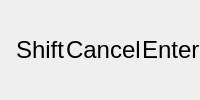
             <widget class="QWidget" name="legendOSK" native="true">
              <layout class="QHBoxLayout" name="horizontalLayout_2" stretch="70,525,25,12,22,41,25,12,22,41,25,12,47,37,29,12,69,37,29,12,56,8">
               <property name="spacing">
                <number>0</number>
               </property>
               <property name="leftMargin">
                <number>2</number>
               </property>
               <property name="topMargin">
                <number>0</number>
               </property>
               <property name="rightMargin">
                <number>0</number>
               </property>
               <property name="bottomMargin">
                <number>0</number>
               </property>
               <item>
                <widget class="QWidget" name="icon_controller" native="true">
                 <property name="styleSheet">
                  <string notr="true"/>
                 </property>
                </widget>
               </item>
               <item>
                <spacer name="horizontalSpacer_5">
                 <property name="orientation">
                  <enum>Qt::Horizontal</enum>
                 </property>
                 <property name="sizeHint" stdset="0">
                  <size>
                   <width>0</width>
                   <height>20</height>
                  </size>
                 </property>
                </spacer>
               </item>
               <item>
                <widget class="QWidget" name="button_L" native="true"/>
               </item>
               <item>
                <spacer name="horizontalSpacer_14">
                 <property name="orientation">
                  <enum>Qt::Horizontal</enum>
                 </property>
                 <property name="sizeHint" stdset="0">
                  <size>
                   <width>0</width>
                   <height>20</height>
                  </size>
                 </property>
                </spacer>
               </item>
               <item>
                <widget class="QWidget" name="arrow_left" native="true"/>
               </item>
               <item>
                <spacer name="horizontalSpacer_13">
                 <property name="orientation">
                  <enum>Qt::Horizontal</enum>
                 </property>
                 <property name="sizeHint" stdset="0">
                  <size>
                   <width>0</width>
                   <height>20</height>
                  </size>
                 </property>
                </spacer>
               </item>
               <item>
                <widget class="QWidget" name="button_R" native="true"/>
               </item>
               <item>
                <spacer name="horizontalSpacer_12">
                 <property name="orientation">
                  <enum>Qt::Horizontal</enum>
                 </property>
                 <property name="sizeHint" stdset="0">
                  <size>
                   <width>0</width>
                   <height>20</height>
                  </size>
                 </property>
                </spacer>
               </item>
               <item>
                <widget class="QWidget" name="arrow_right" native="true"/>
               </item>
               <item>
                <spacer name="horizontalSpacer_11">
                 <property name="orientation">
                  <enum>Qt::Horizontal</enum>
                 </property>
                 <property name="sizeHint" stdset="0">
                  <size>
                   <width>0</width>
                   <height>20</height>
                  </size>
                 </property>
                </spacer>
               </item>
               <item>
                <widget class="QWidget" name="button_press_stick" native="true"/>
               </item>
               <item>
                <spacer name="horizontalSpacer_10">
                 <property name="orientation">
                  <enum>Qt::Horizontal</enum>
                 </property>
                 <property name="sizeHint" stdset="0">
                  <size>
                   <width>0</width>
                   <height>20</height>
                  </size>
                 </property>
                </spacer>
               </item>
               <item>
                <widget class="QLabel" name="label_shift">
                 <property name="font">
                  <font>
                   <pointsize>18</pointsize>
                  </font>
                 </property>
                 <property name="text">
                  <string notr="true">Shift</string>
                 </property>
                </widget>
               </item>
               <item>
                <spacer name="horizontalSpacer_15">
                 <property name="orientation">
                  <enum>Qt::Horizontal</enum>
                 </property>
                 <property name="sizeHint" stdset="0">
                  <size>
                   <width>0</width>
                   <height>20</height>
                  </size>
                 </property>
                </spacer>
               </item>
               <item>
                <widget class="QWidget" name="button_X" native="true"/>
               </item>
               <item>
                <spacer name="horizontalSpacer_9">
                 <property name="orientation">
                  <enum>Qt::Horizontal</enum>
                 </property>
                 <property name="sizeHint" stdset="0">
                  <size>
                   <width>0</width>
                   <height>20</height>
                  </size>
                 </property>
                </spacer>
               </item>
               <item>
                <widget class="QLabel" name="label_cancel">
                 <property name="font">
                  <font>
                   <pointsize>18</pointsize>
                  </font>
                 </property>
                 <property name="text">
                  <string notr="true">Cancel</string>
                 </property>
                </widget>
               </item>
               <item>
                <spacer name="horizontalSpacer_8">
                 <property name="orientation">
                  <enum>Qt::Horizontal</enum>
                 </property>
                 <property name="sizeHint" stdset="0">
                  <size>
                   <width>0</width>
                   <height>20</height>
                  </size>
                 </property>
                </spacer>
               </item>
               <item>
                <widget class="QWidget" name="button_A" native="true"/>
               </item>
               <item>
                <spacer name="horizontalSpacer_7">
                 <property name="orientation">
                  <enum>Qt::Horizontal</enum>
                 </property>
                 <property name="sizeHint" stdset="0">
                  <size>
                   <width>0</width>
                   <height>20</height>
                  </size>
                 </property>
                </spacer>
               </item>
               <item>
                <widget class="QLabel" name="label_enter">
                 <property name="font">
                  <font>
                   <pointsize>18</pointsize>
                  </font>
                 </property>
                 <property name="text">
                  <string notr="true">Enter</string>
                 </property>
                </widget>
               </item>
               <item>
                <spacer name="horizontalSpacer_6">
                 <property name="orientation">
                  <enum>Qt::Horizontal</enum>
                 </property>
                 <property name="sizeHint" stdset="0">
                  <size>
                   <width>0</width>
                   <height>20</height>
                  </size>
                 </property>
                </spacer>
               </item>
              </layout>
             </widget>
